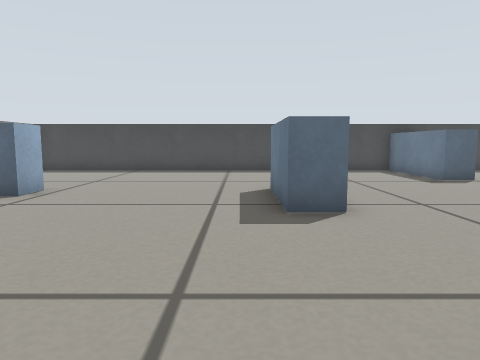
View 1 (above)

21 first-person views from a walk through a Gazebo world. The camera is 0.29 m above the floor, tilts 6° down and sees 70° across. The floor is counted in squares, 0.25 m on a side. Each view is taken from the middle of a square. On the plan, view 1 faces up. The plan holds only what a view shows up to about 14 squares ahead; the rest is blank.

View 2
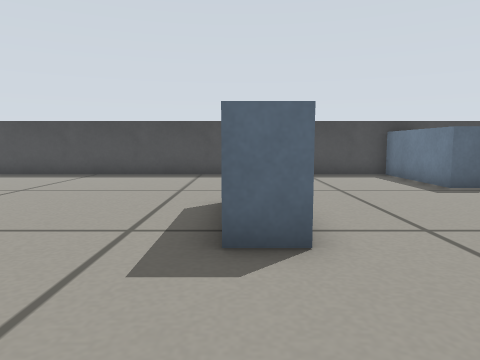

View 3
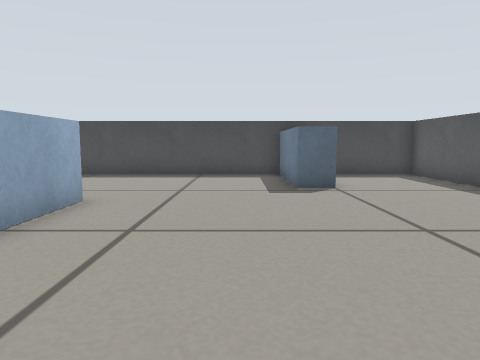

View 4
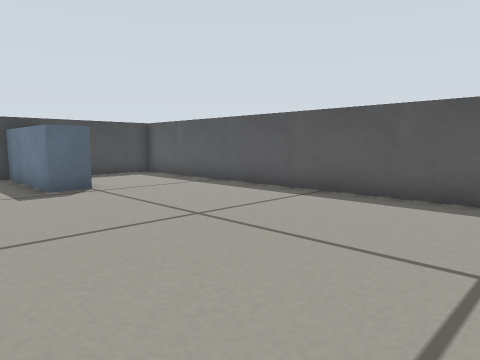

View 5
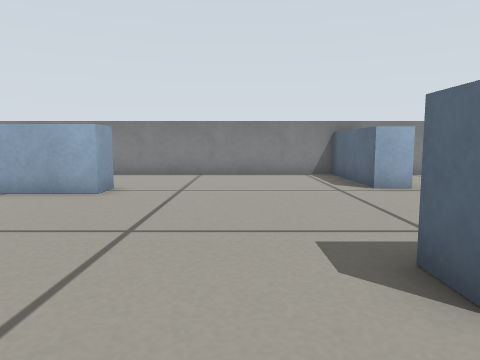

View 6
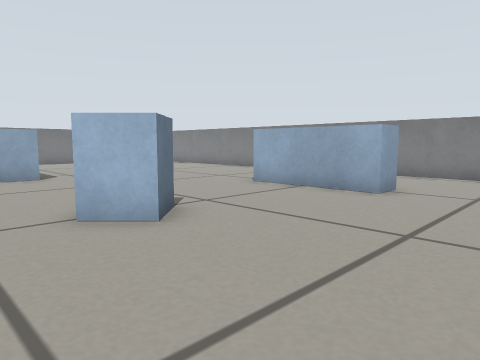

View 7
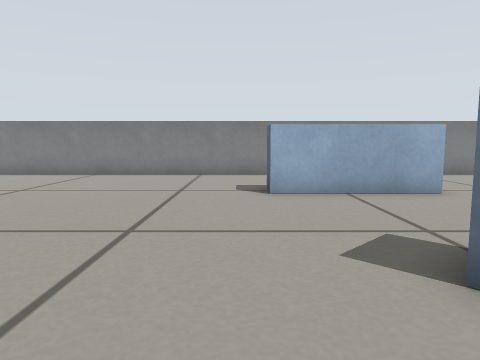

View 8
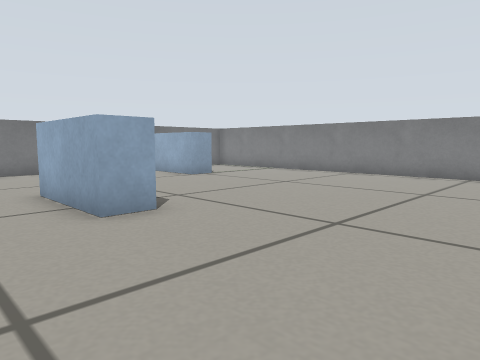

View 9
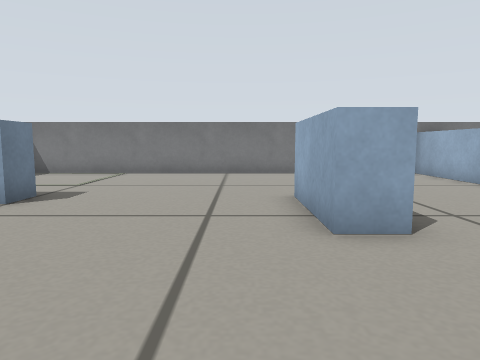

View 10
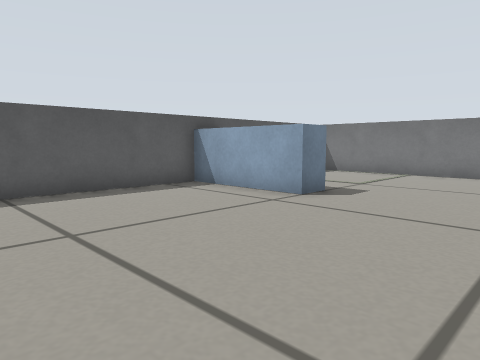

View 11
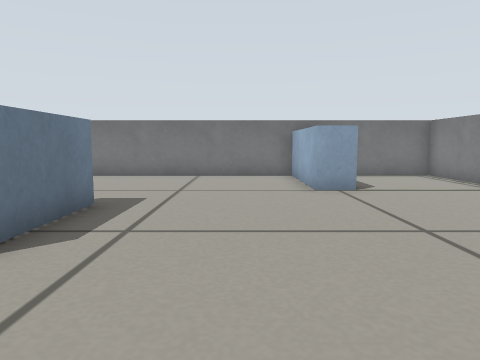

View 12
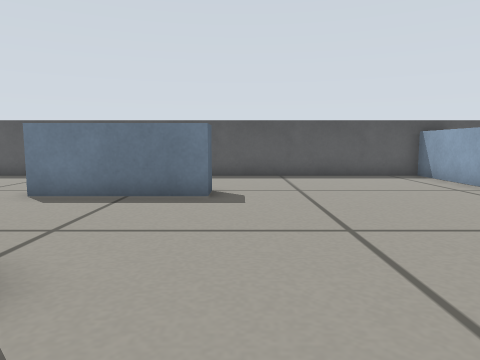

View 13
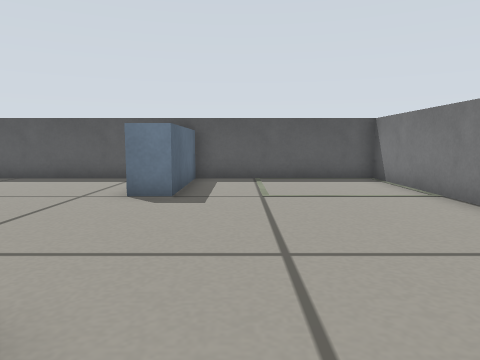

View 14
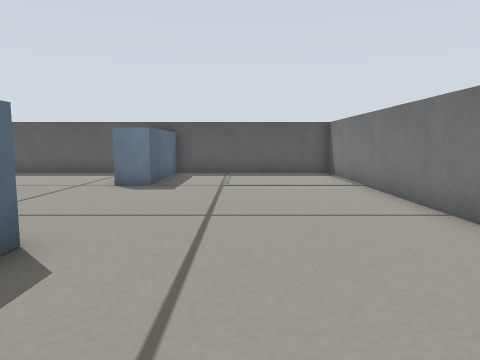

View 15
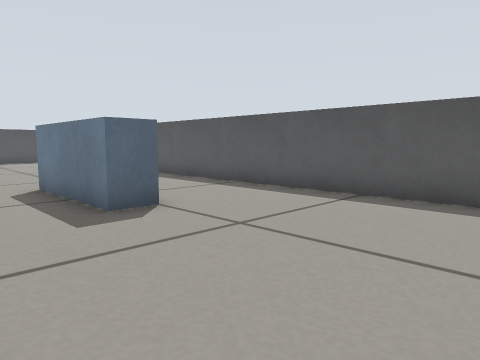

View 16
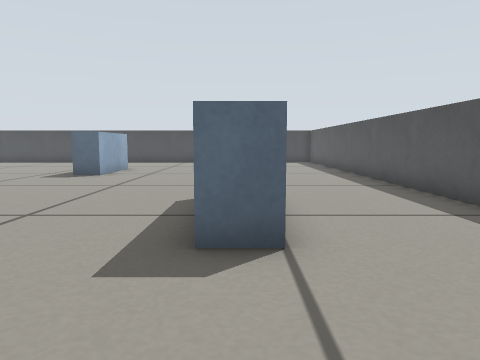

View 17
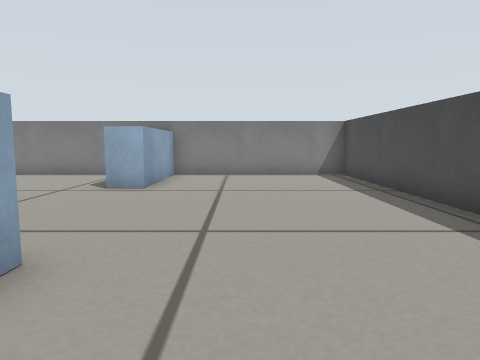

View 18
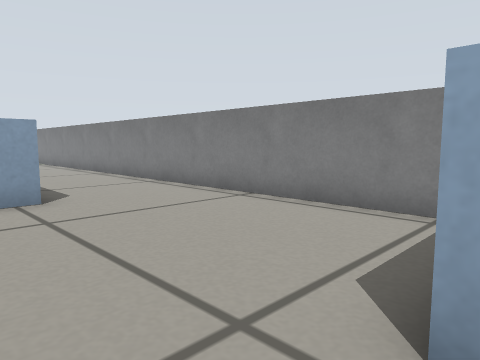

View 19
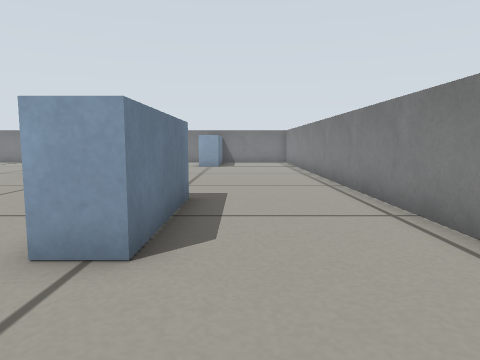

View 20
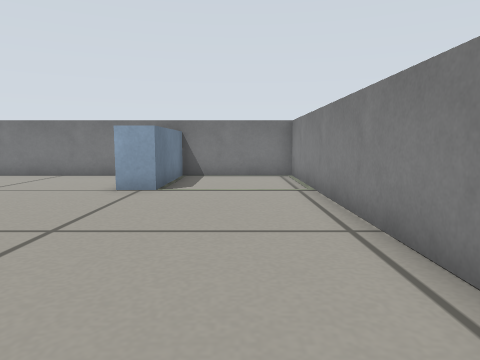

View 21
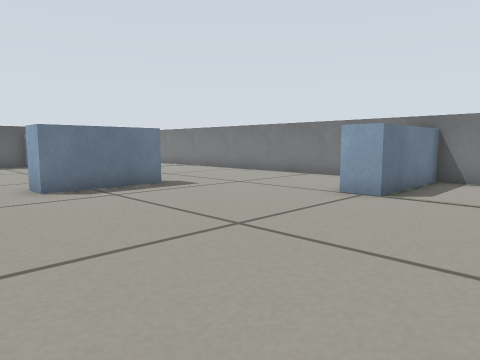

### Floor plan
Points are (right, up) in squares from view 1. A wall is a line through its corners. A room is listed if a view was taken in it or the views show most of it. See-through windows are left out.
Room 1 (views 1, 2, 3, 4, 5, 6, 7, 8, 9, 10, 11, 12, 13, 14, 15, 16, 17, 18, 19, 20, 21)
walls: (0.4, -1.3) (1.3, -0.4) (2.2, -1.3); (7.6, -3.3) (6.5, -3.3) (6.5, 0.7); (-3.9, -3.3) (-4.9, -3.3) (-4.9, 0.7) (-3.9, 0.7) (-3.9, -3.3); (0.8, -11.6) (0.8, -8.3) (1.8, -8.3) (1.8, -11.5) (1.4, -11.5); (1.8, 9) (1.8, 5.7) (0.8, 5.7) (0.8, 9); (7.6, 10.9) (6.5, 10.9) (6.5, 14.9) (-8.9, 14.9) (-8.9, 8.5) (-4.9, 8.5) (-4.9, 7.5) (-8.9, 7.5) (-8.9, -17.5) (-4.9, -17.5) (-4.9, -13.5) (-3.9, -13.5) (-3.9, -17.5) (11.5, -17.5) (11.5, -11.5) (7.5, -11.5) (7.5, -10.5) (11.5, -10.5) (11.5, 14.9) (8.6, 14.9)

Positions as (right, up) in squares from view 1, and headings:
1: (0, 0), facing up
2: (1, 2), facing up
3: (5, 2), facing up
4: (4, 2), facing up-right
5: (4, 4), facing left
6: (4, 4), facing down-left
7: (4, -4), facing left
8: (4, -3), facing down-left
9: (3, -4), facing down
10: (3, -4), facing down-right
11: (-2, -5), facing down
12: (-1, -4), facing right
13: (0, -13), facing right
14: (-2, -14), facing right
15: (4, -9), facing up-right
16: (7, -7), facing up
17: (4, 11), facing left
18: (-3, 8), facing down-left
19: (-6, 4), facing down
20: (-7, -5), facing down
21: (-8, -6), facing down-right
